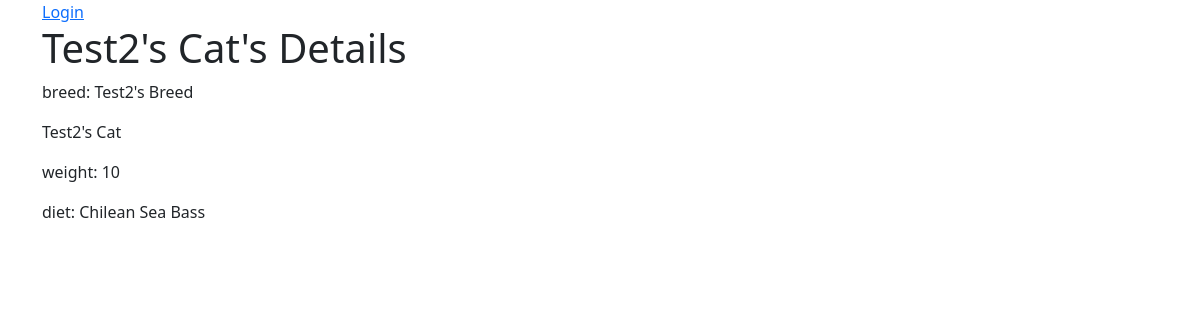
The app's page /cats/7/details/ (signed in) with its own data.
### cats/models.py (models this page shows)
class Cat(models.Model):
    nickname = models.CharField(max_length=200, validators=[MinLengthValidator(2, "Nickname must be greater than 1 character")])
    weight = models.PositiveIntegerField()
    foods = models.CharField(max_length=300)
    breed = models.ForeignKey('Breed', on_delete=models.CASCADE, null=False)
    def __str__(self):
        return self.nickname

class Breed(models.Model):
    name = models.CharField(max_length=200, validators=[MinLengthValidator(2, "Breed must be greater than 1 character")])
    def __str__(self):
        return self.name

### cats/views.py (the view)
# urls.py: path("<int:pk>/details/", views.DetailsCatView.as_view(), name='cat_details'),
class DetailsCatView(LoginRequiredMixin, DetailView):
    model = Cat
    template_name = 'cats/cat_details.html'

### home/context_processors.py (called while the page is built)
def settings(request):
    return {
        'settings': django_settings,
    }

### cats/templates/cats/cat_details.html
{% extends "base_bootstrap.html" %}
{% block content %}
    <h1>{{object}}'s Details</h1>
    <p>breed: {{object.breed}}</p>
    <p>{{object.nickname}} </p>
    <p> weight: {{object.weight}}</p>
    <p>diet: {{object.foods}}</p>
{% endblock content %}

### records on screen
Cat: nickname "Test2's Cat", breed "Test2's Breed", weight "10", foods "Chilean Sea Bass"
